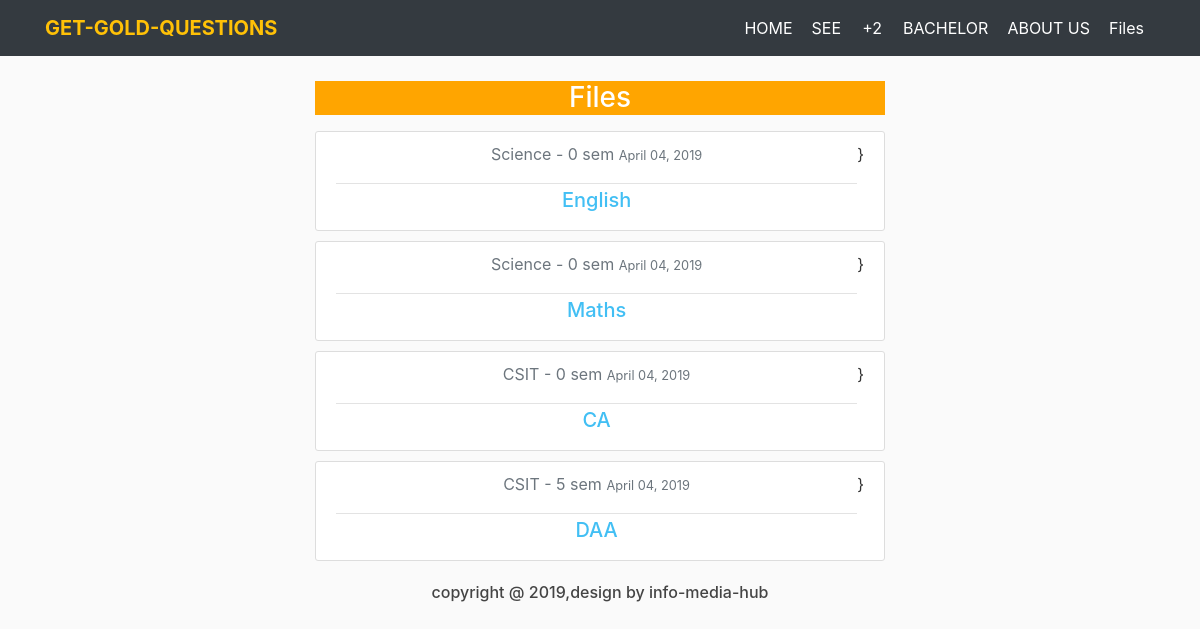
Screenshot of /files/ with the database file from the repository.
### website/models.py (models this page shows, shortened)
class Questions(models.Model):
	name = models.CharField(max_length=125)
	level = models.CharField(max_length=75)
	year = models.IntegerField()
	faculty = models.CharField(max_length=75)
	semester = models.IntegerField()
	subject = models.CharField(max_length=100)
	date_posted = models.DateTimeField(default=timezone.now)
	file = models.FileField()

### website/views.py (the view)
# urls.py: path('files/', FilesView.as_view(), name="files-view"),
class FilesView(ListView):
	model = Questions
	template_name = "website/files.html"
	context_object_name= 'files'
	ordering = ['-date_posted']
	paginate_by = 5

### website/templates/website/files.html (shortened to what this page needs)
{% extends 'website/base.html' %}
{% load static %}
    {% block body %}
<link rel="stylesheet" type="text/css" href="{% static 'website/msg.css' %}">
<div class="container">
      <div class = 'row' style="margin-top: 65px" >
        <div class= 'col-sm' style="padding-left: 25%; padding-right: 25%; text-align: center;" >
        	<p><center><h3 style ="background-color:orange; color:white">Files</h3></center></p>
          {% for file in files %}
        <article class="media content-section" style="margin-top: 10px">
          <div class="media-body">
            <div class="article-metadata">
              <p class="text-muted">{{ file.faculty }} - {{ file.semester }} sem
              <small class="text-muted">{{ file.date_posted|date:"F d, Y" }}</small></p>
            </div>
            <h5><a style="color: #42bff4" class="article-title" href="{% url 'detail' file.id %}">{{ file.name }}</a></h5>
          </div>
              }
        </article>
        {% endfor %}
     </div>
     </div>
 </div>
{% endblock %}

### website/static/website/msg.css (style rules this page uses)
body { background: #fafafa; color: #333333; }
h1, h2, h3, h4, h5, h6 { color: #444444; }
.content-section { background: #ffffff; padding: 10px 20px; border: 1px solid #dddddd; border-radius: 3px; margin-bottom: 0px; }
.article-title { color: #444444; }
.article-metadata { padding-bottom: 1px; margin-bottom: 4px; border-bottom: 1px solid #e3e3e3 }

### rows the page displays
Questions: faculty "Science", semester "0", date_posted "April 04, 2019", name "English"
Questions: faculty "Science", semester "0", date_posted "April 04, 2019", name "Maths"
Questions: faculty "CSIT", semester "0", date_posted "April 04, 2019", name "CA"
Questions: faculty "CSIT", semester "5", date_posted "April 04, 2019", name "DAA"
